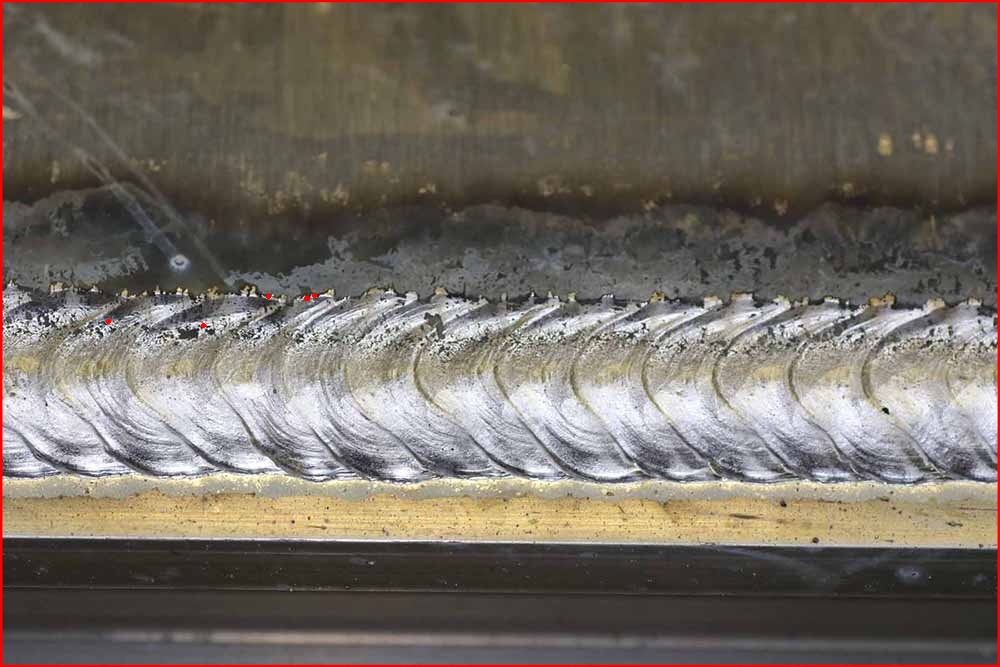
#> input picture red_channel.jpg, 1000 x 667 px, given in place of 13.jpg, which was not available
$ jupyter execute --allow-errors 'Size in Image.ipynb'   (older library calls are emulated)   (text cells are left out)
#> lines starting #> are read from the running program, lines starting #| are printed output that depends on the picture; after the words box and inside, x2 and y2 are one past the last pixel; in counts of white or black regions, pixels touching at a corner belong together; pictures that were not available may be replaced by others from this repository, and a replacement may not be noted
[cell 1]
from scipy.spatial import distance as dist
from imutils import perspective
from imutils import contours
import numpy as np
import argparse
import imutils
import cv2

def midpoint(ptA, ptB):
	return ((ptA[0] + ptB[0]) * 0.5, (ptA[1] + ptB[1]) * 0.5)

image = cv2.imread("F:\\internship\\weld bead\\13.jpg")
#> image is the input picture: shape (667, 1000, 3); mean B, G, R 99.3, 107.9, 115.7
gray = cv2.cvtColor(image, cv2.COLOR_BGR2GRAY)
gray = cv2.GaussianBlur(gray, (7, 7), 0)
# perform edge detection, then perform a dilation + erosion to
# close gaps in between object edges
edged = cv2.Canny(gray, 50, 100)
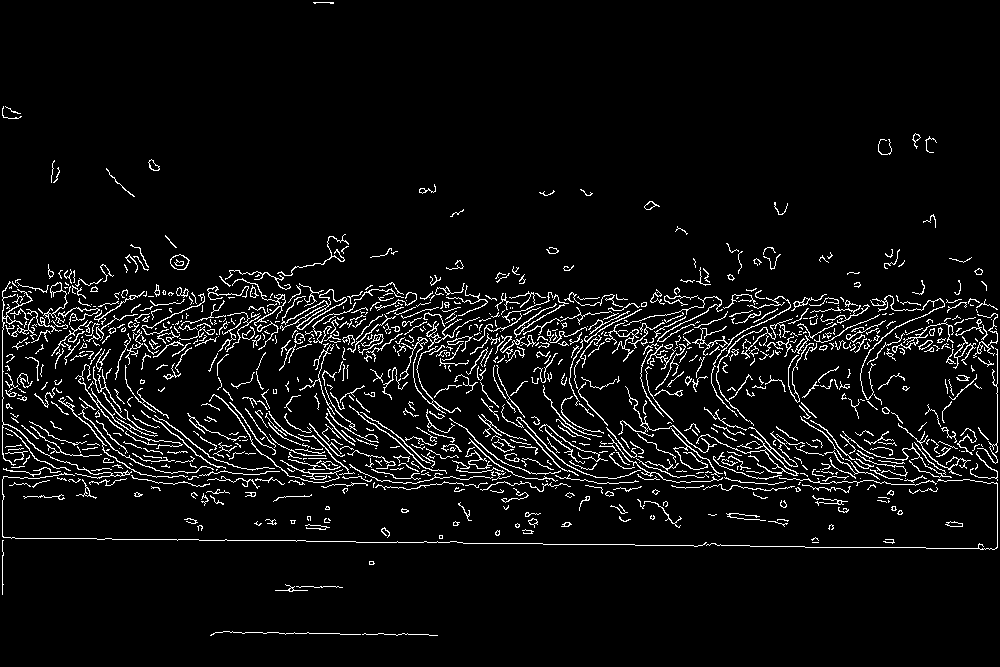
#> edged: shape (667, 1000); 5.6% white in thin lines or dots
edged = cv2.dilate(edged, None, iterations=1)
#> edged: shape (667, 1000); 18% white; 115 white regions, largest, box (x1, y1, x2, y2) and area: (1, 233, 999, 596) 106524, (209, 630, 439, 637) 748, (725, 512, 790, 528) 376
edged = cv2.erode(edged, None, iterations=1)
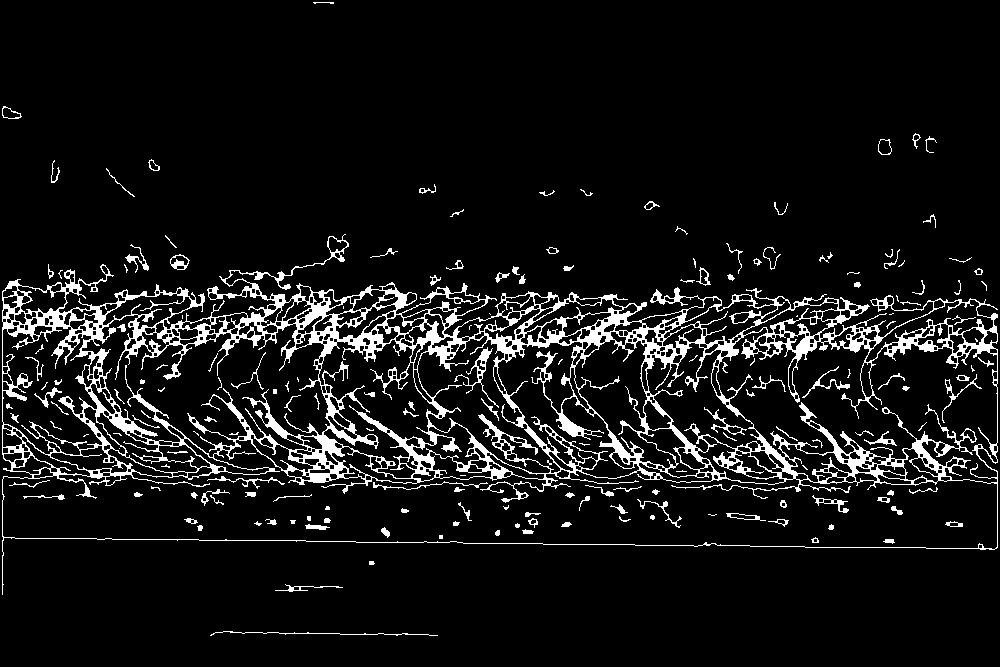
#> edged: shape (667, 1000); 8.3% white; 183 white regions (52 under 20 px)
# find contours in the edge map
cnts = cv2.findContours(edged.copy(), cv2.RETR_EXTERNAL,
cv2.CHAIN_APPROX_SIMPLE)
#> cnts = 59 contours, 36 with area under 20; largest, box (x1, y1, x2, y2) and area: (2, 234, 998, 595) 240144, (170, 254, 190, 270) 210, (878, 139, 892, 155) 164, (2, 106, 22, 119) 145, (696, 267, 711, 286) 118
cnts = imutils.grab_contours(cnts)
# sort the contours from left-to-right and initialize the
# 'pixels per metric' calibration variable
(cnts, _) = contours.sort_contours(cnts)
pixelsPerMetric = None

for c in cnts:
	# if the contour is not sufficiently large, ignore it
	if cv2.contourArea(c) < 5000:
		continue
	# compute the rotated bounding box of the contour
	orig = image.copy()
	box = cv2.minAreaRect(c)
	box = cv2.cv.BoxPoints(box) if imutils.is_cv2() else cv2.boxPoints(box)
	box = np.array(box, dtype="int")
	# order the points in the contour such that they appear
	# in top-left, top-right, bottom-right, and bottom-left
	# order, then draw the outline of the rotated bounding
	# box
	box = perspective.order_points(box)
	cv2.drawContours(orig, [box.astype("int")], -1, (0, 255, 0), 2)
	# loop over the original points and draw them
	for (x, y) in box:
		cv2.circle(orig, (int(x), int(y)), 5, (0, 0, 255), -1)


        # unpack the ordered bounding box, then compute the midpoint
	# between the top-left and top-right coordinates, followed by
	# the midpoint between bottom-left and bottom-right coordinates
	(tl, tr, br, bl) = box
	(tltrX, tltrY) = midpoint(tl, tr)
	(blbrX, blbrY) = midpoint(bl, br)
	# compute the midpoint between the top-left and top-right points,
	# followed by the midpoint between the top-righ and bottom-right
	(tlblX, tlblY) = midpoint(tl, bl)
	(trbrX, trbrY) = midpoint(tr, br)
	# draw the midpoints on the image
	cv2.circle(orig, (int(tltrX), int(tltrY)), 5, (255, 0, 0), -1)
	cv2.circle(orig, (int(blbrX), int(blbrY)), 5, (255, 0, 0), -1)
	cv2.circle(orig, (int(tlblX), int(tlblY)), 5, (255, 0, 0), -1)
	cv2.circle(orig, (int(trbrX), int(trbrY)), 5, (255, 0, 0), -1)
	# draw lines between the midpoints
	cv2.line(orig, (int(tltrX), int(tltrY)), (int(blbrX), int(blbrY)),
		(255, 0, 255), 2)
	cv2.line(orig, (int(tlblX), int(tlblY)), (int(trbrX), int(trbrY)),
		(255, 0, 255), 2)
#> this loop made 59 passes
#> c on passes 12, 22: [[182, 315], [182, 318]], [[489, 313], [490, 314]]
#> (tl, tr, br, bl, tltrX, tltrY, blbrX, blbrY) on pass 1: ([-13, 250], [992, 204], [1007, 548], [1, 594], 489.5, 227, 504, 571)
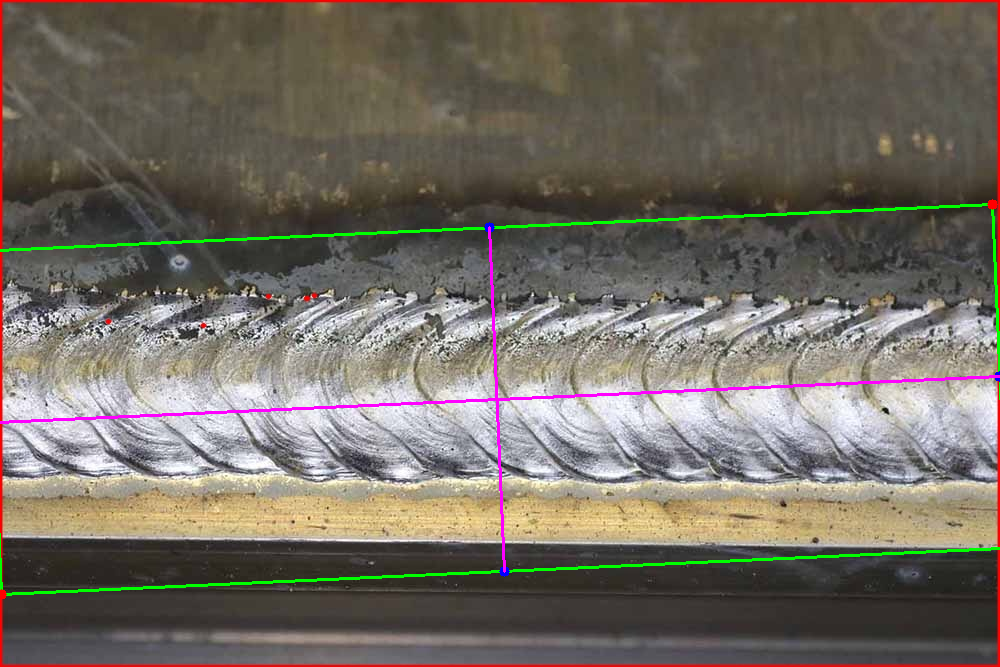
#> orig: shape (667, 1000, 3); mean B, G, R 99.3, 108.7, 115.5

dA = dist.euclidean((tltrX, tltrY), (blbrX, blbrY))
#> dA = 344.3
dB = dist.euclidean((tlblX, tlblY), (trbrX, trbrY))
#> dB = 1006.6
	# if the pixels per metric has not been initialized, then
	# compute it as the ratio of pixels to supplied metric
	# (in this case, inches)
if pixelsPerMetric is None:
	pixelsPerMetric = dB / 2
#> pixelsPerMetric = 503.3


dimA = dA / pixelsPerMetric
#> dimA = 0.684
dimB = dB / pixelsPerMetric
#> dimB = 2
	# draw the object sizes on the image
cv2.putText(orig, "{:.1f}in".format(dimA),
    (int(tltrX - 15), int(tltrY - 10)), cv2.FONT_HERSHEY_SIMPLEX,
	0.65, (255, 255, 255), 2)
#> orig: shape (667, 1000, 3); 0.05% of pixels changed, all inside (x1, y1, x2, y2) = (475, 202, 523, 219)
cv2.putText(orig, "{:.1f}in".format(dimB),
	(int(trbrX + 10), int(trbrY)), cv2.FONT_HERSHEY_SIMPLEX,
	0.65, (255, 255, 255), 2)
	# show the output image
orig = cv2.resize(orig, (600,400))
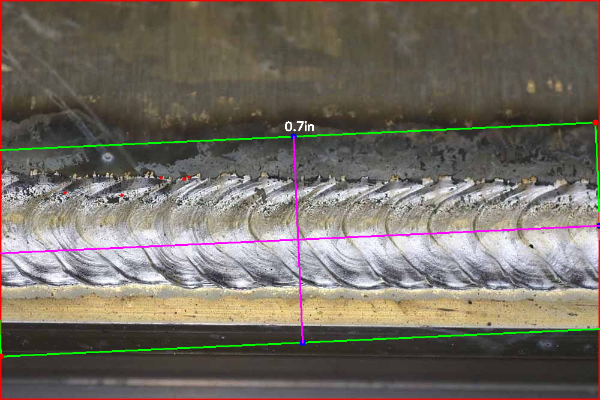
#> orig: shape (400, 600, 3); mean B, G, R 99.3, 108.7, 115.5
cv2.imshow("Image", orig)
cv2.waitKey(0)
#> Out = 27

[cell 2]
from scipy.spatial import distance as dist
from imutils import perspective
from imutils import contours
import numpy as np
import argparse
import imutils
import cv2
# [6 lines of commented-out code are left out]
image = cv2.imread('F:\\internship\\weld bead\\13.jpg')
gray = cv2.cvtColor(image, cv2.COLOR_BGR2GRAY)
gray = cv2.GaussianBlur(gray, (7, 7), 0)

[cell 3]
# perform edge detection + dilation + erosion to close gaps bt edges
edge_detect = cv2.Canny(gray, 15, 100) #play w/min and maxvalues to finetune edges (2nd n 3rd params)
#> edge_detect: shape (667, 1000); 7.1% white in thin lines or dots
edge_detect = cv2.dilate(edge_detect, None, iterations=1)
#> edge_detect: shape (667, 1000); 22.4% white; 62 white regions, largest, box (x1, y1, x2, y2) and area: (1, 227, 999, 634) 134541, (592, 487, 689, 529) 1275, (200, 486, 322, 518) 1164
edge_detect = cv2.erode(edge_detect, None, iterations=1)
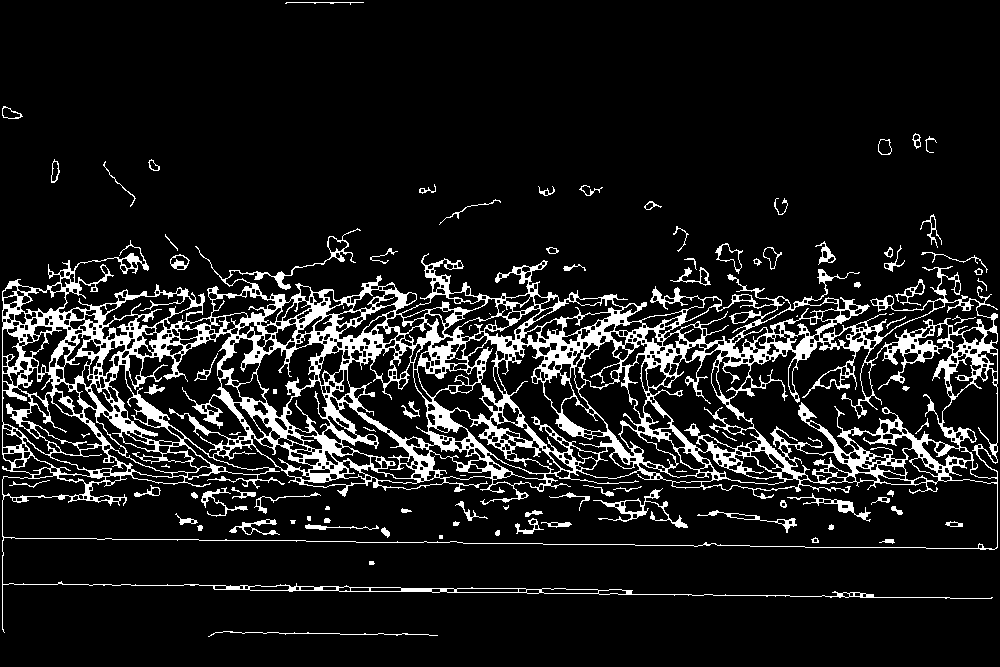
#> edge_detect: shape (667, 1000); 11% white; 98 white regions (19 under 20 px)

[cell 4]
cntours = cv2.findContours(edge_detect.copy(), cv2.RETR_EXTERNAL, cv2.CHAIN_APPROX_SIMPLE)
#> cntours = 39 contours, 11 with area under 20; largest, box (x1, y1, x2, y2) and area: (2, 228, 998, 633) 246187, (715, 243, 743, 274) 331, (170, 254, 190, 270) 210, (895, 279, 925, 306) 192, (763, 247, 782, 270) 182
cntours = imutils.grab_contours(cntours)
# sort contours left-to-right
(cntours, _) = contours.sort_contours(cntours)
pixel_to_size = None
# function for finding the midpoint
def mdpt(A, B):
    return ((A[0] + B[0]) * 0.5, (A[1] + B[1]) * 0.5)

[cell 5]
# loop over the contours individually
for c in cntours:
    if cv2.contourArea(c) < 100: #ignore/fly through contours that are not big enough
        continue
#> this loop made 39 passes
# compute the rotated bounding box of the contour; should handle cv2 or cv3..
orig = image.copy()
bbox = cv2.minAreaRect(c)
#> bbox = ((982.5, 283.6), (3.34, 14.27), -41.99)
bbox = cv2.cv.boxPoints(bbox) if imutils.is_cv2() else cv2.boxPoints(bbox)
#> bbox = [[986, 290], [976.5, 279.4], [978.9, 277.2], [988.5, 287.8]]
bbox = np.array(bbox, dtype="int")
#> bbox = [[986, 290], [976, 279], [978, 277], [988, 287]]
# order the contours and draw bounding box
bbox = perspective.order_points(bbox)
#> bbox = [[978, 277], [988, 287], [986, 290], [976, 279]]
cv2.drawContours(orig, [bbox.astype("int")], -1, (0, 255, 0), 2)
#> orig: shape (667, 1000, 3)

[cell 6]
# loop over the original points in bbox and draw them; 5pxred dots
for (x, y) in bbox:
    cv2.circle(orig, (int(x), int(y)), 5, (0, 0, 255),-1)
# unpack the ordered bounding bbox; find midpoints
    (tl, tr, br, bl) = bbox
    (tltrX, tltrY) = mdpt(tl, tr)
    (blbrX, blbrY) = mdpt(bl, br)
    (tlblX, tlblY) = mdpt(tl, bl)
    (trbrX, trbrY) = mdpt(tr, br)
#> this loop made 4 passes
#> orig: shape (667, 1000, 3); mean B, G, R 99.2, 107.9, 115.8

#> (a cell that did not finish here is left out)

[cell 8]
# use pixel_to_size ratio to compute object size
if pixel_to_size is None:
    pixel_to_size = dB / 2000
#> pixel_to_size = 0.503
    distA = dA / pixel_to_size
#> distA = 684.1
    distB = dB / pixel_to_size
#> distB = 2000
# draw the object sizes on the image
cv2.putText(orig, "{:.1f}in".format(distA),
(int(tltrX - 10), int(tltrY - 10)), cv2.FONT_HERSHEY_DUPLEX,0.55, (255, 255, 255), 2)
#> orig: shape (667, 1000, 3); mean B, G, R 99.3, 107.9, 115.8
cv2.putText(orig, "{:.1f}in".format(distB),
(int(trbrX + 10), int(trbrY)), cv2.FONT_HERSHEY_DUPLEX,0.55, (255, 255, 255), 2)
#> orig: shape (667, 1000, 3); mean B, G, R 99.3, 108, 115.8
# show the output image
cv2.imshow("Image", orig)
cv2.waitKey(0)
#> Out = 27

[cell 9]
from scipy.spatial.distance import euclidean
from imutils import perspective
from imutils import contours
import numpy as np
import imutils
import cv2

# Function to show array of images (intermediate results)
def show_images(images):
	for i, img in enumerate(images):
		cv2.imshow("image_" + str(i), img)
	cv2.waitKey(0)
	cv2.destroyAllWindows()

img_path = "images/example_02.jpg"

# Read image and preprocess
image = cv2.imread('F:\\internship\\weld bead\\13.jpg')

gray = cv2.cvtColor(image, cv2.COLOR_BGR2GRAY)
blur = cv2.GaussianBlur(gray, (9, 9), 0)

edged = cv2.Canny(blur, 50, 100)
#> edged: shape (667, 1000); 4.1% white in thin lines or dots, all inside (x1, y1, x2, y2) = (2, 106, 998, 565)
edged = cv2.dilate(edged, None, iterations=1)
#> edged: shape (667, 1000); 13.3% white; 84 white regions, largest, box (x1, y1, x2, y2) and area: (1, 248, 999, 552) 78365, (299, 360, 347, 419) 760, (205, 476, 297, 490) 447
edged = cv2.erode(edged, None, iterations=1)
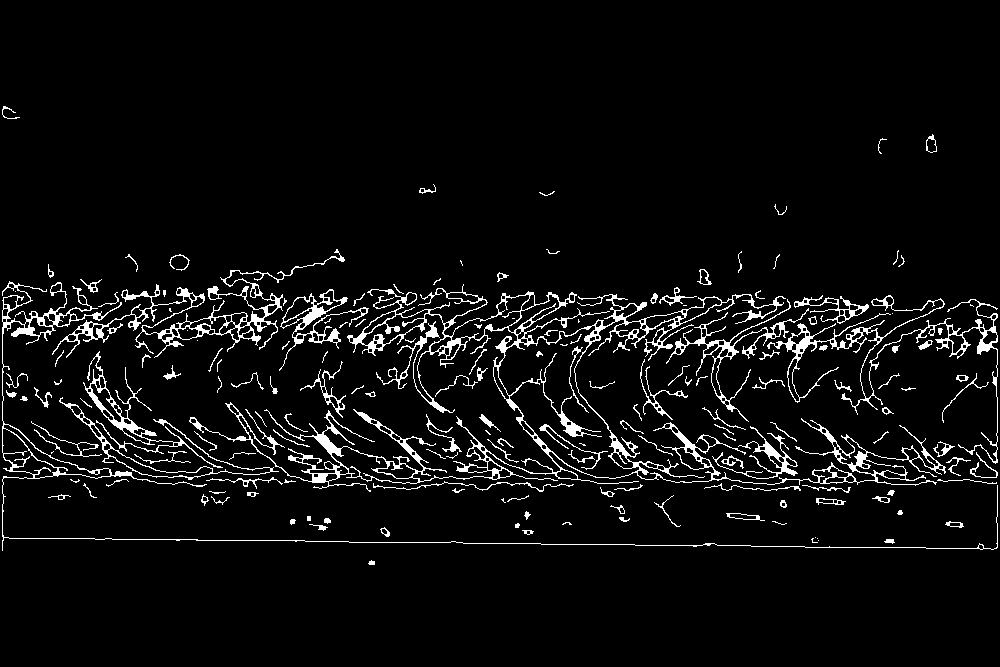
#> edged: shape (667, 1000); 5.3% white in thin lines or dots, all inside (x1, y1, x2, y2) = (2, 106, 998, 565)

#show_images([blur, edged])

# Find contours
cnts = cv2.findContours(edged.copy(), cv2.RETR_EXTERNAL, cv2.CHAIN_APPROX_SIMPLE)
#> cnts = 162 contours, 97 with area under 20; largest, box (x1, y1, x2, y2) and area: (189, 284, 946, 492) 25680, (2, 281, 998, 551) 3850, (52, 249, 345, 358) 3396, (767, 295, 998, 464) 2357, (279, 289, 369, 371) 1492
cnts = imutils.grab_contours(cnts)

# Sort contours from left to right as leftmost contour is reference object
(cnts, _) = contours.sort_contours(cnts)

# Remove contours which are not large enough
cnts = [x for x in cnts if cv2.contourArea(x) > 100]
#> cnts = 17 contours; largest, box (x1, y1, x2, y2) and area: (189, 284, 946, 492) 25680, (2, 281, 998, 551) 3850, (52, 249, 345, 358) 3396, (767, 295, 998, 464) 2357, (279, 289, 369, 371) 1492

#cv2.drawContours(image, cnts, -1, (0,255,0), 3)

#show_images([image, edged])
#print(len(cnts))

# Reference object dimensions
# Here for reference I have used a 2cm x 2cm square
ref_object = cnts[0]
#> ref_object = contour of 916 points, box (x1, y1, x2, y2) (2, 281, 998, 551), area 3850
box = cv2.minAreaRect(ref_object)
#> box = ((499.5, 415.5), (269, 995), -90)
box = cv2.boxPoints(box)
#> box = [[997, 550], [2, 550], [2, 281], [997, 281]]
box = np.array(box, dtype="int")
box = perspective.order_points(box)
#> box = [[2, 281], [997, 281], [997, 550], [2, 550]]
(tl, tr, br, bl) = box
#> tl = [2, 281]; tr = [997, 281]; br = [997, 550]; bl = [2, 550]
dist_in_pixel = euclidean(tl, tr)
#> dist_in_pixel = 995
dist_in_mm = 5
pixel_per_mm = dist_in_pixel/dist_in_mm
#> pixel_per_mm = 199

# Draw remaining contours
for cnt in cnts:
	box = cv2.minAreaRect(cnt)
	box = cv2.boxPoints(box)
	box = np.array(box, dtype="int")
	box = perspective.order_points(box)
	(tl, tr, br, bl) = box
	cv2.drawContours(image, [box.astype("int")], -1, (0, 0, 255), 2)
	mid_pt_horizontal = (tl[0] + int(abs(tr[0] - tl[0])/2), tl[1] + int(abs(tr[1] - tl[1])/2))
	mid_pt_verticle = (tr[0] + int(abs(tr[0] - br[0])/2), tr[1] + int(abs(tr[1] - br[1])/2))
	wid = euclidean(tl, tr)/pixel_per_mm
	ht = euclidean(tr, br)/pixel_per_mm
	cv2.putText(image, "{:.1f}mm".format(wid), (int(mid_pt_horizontal[0] - 15), int(mid_pt_horizontal[1] - 10)),
		cv2.FONT_HERSHEY_SIMPLEX, 0.5, (255, 255, 0), 2)
	cv2.putText(image, "{:.1f}mm".format(ht), (int(mid_pt_verticle[0] + 10), int(mid_pt_verticle[1])),
		cv2.FONT_HERSHEY_SIMPLEX, 0.5, (255, 255, 0), 2)
#> this loop made 17 passes
#> (tl, tr, br, bl, mid_pt_horizontal, mid_pt_verticle, wid, ht) on passes 1 to 7: ([2, 281], [997, 281], [997, 550], [2, 550], (499, 281), (997, 415), 5, 1.35), ([42, 304], [341, 247], [357, 330], [58, 387], (191, 332), (349, 288), 1.53, 0.425), ([59, 396], [283, 445], [271, 502], [47, 453], (171, 420), (289, 473), 1.15, 0.293), ([104, 345], [222, 467], [178, 509], [60, 388], (163, 406), (244, 488), 0.853, 0.306), ([187, 287], [942, 278], [945, 484], [189, 492], (564, 291), (943, 381), 3.79, 1.04), ([257, 311], [355, 275], [377, 333], [279, 370], (306, 329), (366, 304), 0.525, 0.312), ([324, 350], [367, 377], [342, 417], [299, 389], (345, 363), (379, 397), 0.255, 0.237)
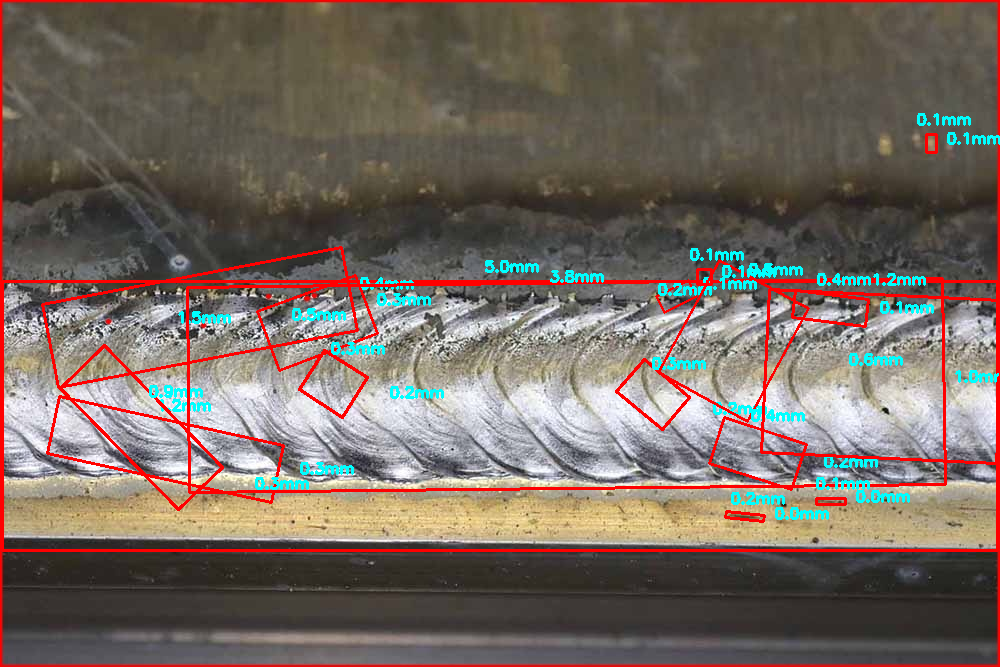
#> image: shape (667, 1000, 3); 5.21% of pixels changed, all inside (x1, y1, x2, y2) = (1, 113, 1000, 552)
image = cv2.resize(image, (400,400))
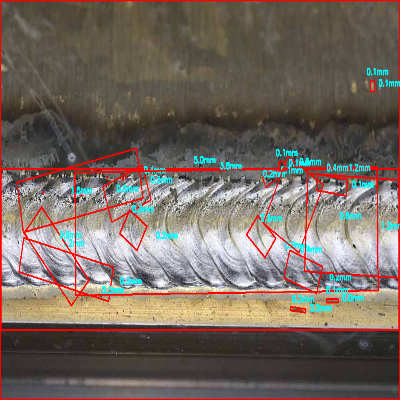
#> image: shape (400, 400, 3); mean B, G, R 96.7, 105.1, 117.6
show_images([image])
#> the loop in show_images, `for i, img in enumerate(images):` made 1 pass
